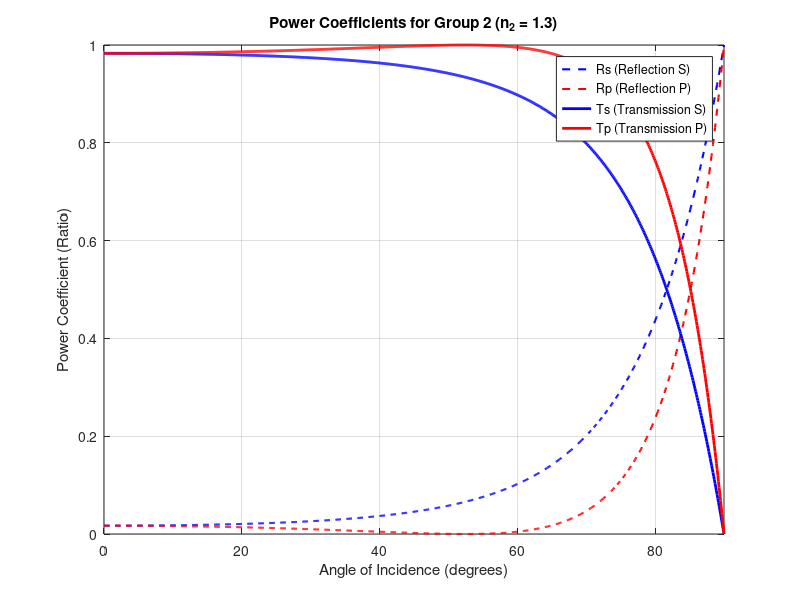

The MATLAB script that drew this image:
% --- ECE 331 Exp 1: Q4 Solution (Updated with Transmission) ---
clc; clear; close all;

% 1. Define Range of Angles (0 to 90 degrees)
theta_deg = 0:0.1:90;
theta_i = deg2rad(theta_deg);

% 2. Define Refractive Indices
n1 = 1.0; % Air
n2 = 1.3; % <--- YOUR GROUP 2 VALUE (1 + 2*0.15)

% 3. Anonymous Function for Fresnel Coefficients
% Calculates both Reflection (R) and Transmission (T)
calc_fresnel_RT = @(n1, n2, theta_i) deal( ...
    abs( (n1 .* cos(theta_i) - n2 .* sqrt(1 - (n1./n2 .* sin(theta_i)).^2)) ./ ...
         (n1 .* cos(theta_i) + n2 .* sqrt(1 - (n1./n2 .* sin(theta_i)).^2)) ).^2, ... % Rs
    abs( (n2 .* cos(theta_i) - n1 .* sqrt(1 - (n1./n2 .* sin(theta_i)).^2)) ./ ...
         (n2 .* cos(theta_i) + n1 .* sqrt(1 - (n1./n2 .* sin(theta_i)).^2)) ).^2  );  % Rp

% 4. Compute Reflection Coefficients (R)
[Rs, Rp] = calc_fresnel_RT(n1, n2, theta_i);

% 5. Compute Transmission Coefficients (T = 1 - R)
Ts = 1 - Rs;
Tp = 1 - Rp;

% 6. Plot Everything (Matching Figure 5 in Manual)
figure;
plot(theta_deg, Rs, 'b--', 'LineWidth', 1.5); hold on; % S-Reflect (Blue Dashed)
plot(theta_deg, Rp, 'r--', 'LineWidth', 1.5);         % P-Reflect (Red Dashed)
plot(theta_deg, Ts, 'b-', 'LineWidth', 2);            % S-Transmit (Blue Solid)
plot(theta_deg, Tp, 'r-', 'LineWidth', 2);            % P-Transmit (Red Solid)

% Formatting
title(['Power Coefficients for Group 2 (n_2 = ' num2str(n2) ')']);
xlabel('Angle of Incidence (degrees)');
ylabel('Power Coefficient (Ratio)');
legend('Rs (Reflection S)', 'Rp (Reflection P)', ...
       'Ts (Transmission S)', 'Tp (Transmission P)', 'Location', 'best');
grid on;
axis([0 90 0 1]);

% 7. Output Brewster Angle
brewster_angle = rad2deg(atan(n2/n1));
fprintf('Brewster Angle for n=%.2f is %.2f degrees.\n', n2, brewster_angle);
